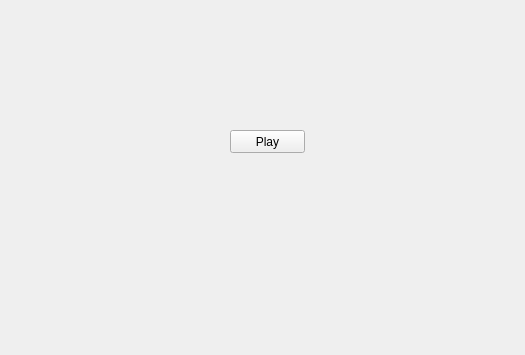
<?xml version="1.0" encoding="UTF-8"?>
<ui version="4.0">
 <class>Form</class>
 <widget class="QWidget" name="Form">
  <property name="geometry">
   <rect>
    <x>0</x>
    <y>0</y>
    <width>525</width>
    <height>355</height>
   </rect>
  </property>
  <property name="windowTitle">
   <string>Form</string>
  </property>
  <widget class="QLabel" name="label">
   <property name="geometry">
    <rect>
     <x>10</x>
     <y>10</y>
     <width>501</width>
     <height>331</height>
    </rect>
   </property>
   <property name="text">
    <string>&lt;html&gt;&lt;head/&gt;&lt;body&gt;&lt;p&gt;&lt;img src=&quot;:/Principal/Fons 1.jpg&quot;/&gt;&lt;/p&gt;&lt;/body&gt;&lt;/html&gt;</string>
   </property>
  </widget>
  <widget class="QPushButton" name="PlayButton">
   <property name="geometry">
    <rect>
     <x>230</x>
     <y>130</y>
     <width>75</width>
     <height>23</height>
    </rect>
   </property>
   <property name="text">
    <string>Play</string>
   </property>
   <property name="iconSize">
    <size>
     <width>50</width>
     <height>50</height>
    </size>
   </property>
  </widget>
  <widget class="QLabel" name="label_2">
   <property name="geometry">
    <rect>
     <x>70</x>
     <y>20</y>
     <width>421</width>
     <height>91</height>
    </rect>
   </property>
   <property name="text">
    <string>&lt;html&gt;&lt;head/&gt;&lt;body&gt;&lt;p&gt;&lt;img src=&quot;:/Principal/Títol.jpg&quot;/&gt;&lt;/p&gt;&lt;/body&gt;&lt;/html&gt;</string>
   </property>
  </widget>
 </widget>
 <resources>
  <include location="Imatges.qrc"/>
 </resources>
 <connections/>
</ui>
